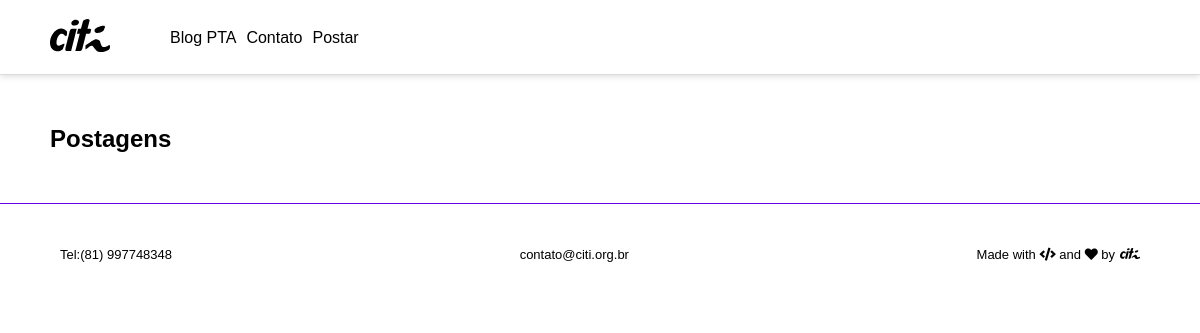
The app's page /, older data.
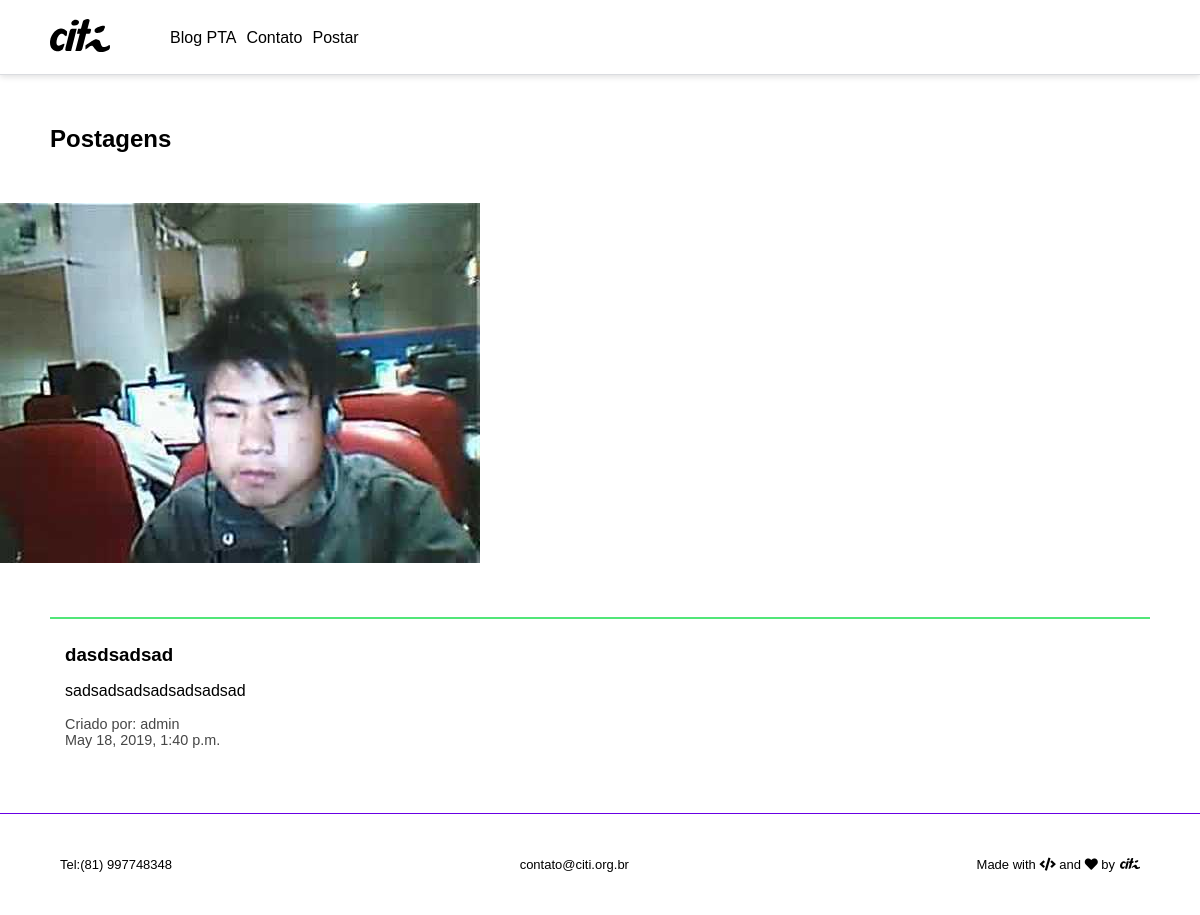
The same page, newer data.
### core/models.py (models this page shows, shortened)
class Post(models.Model):
    author = models.ForeignKey('auth.User', on_delete=models.CASCADE)
    title = models.CharField(max_length=200)
    text = models.TextField()
    image = models.ImageField('Imagem', upload_to='institute/', null=True)
    created_date = models.DateTimeField(
        default=timezone.now)
    published_date = models.DateTimeField(
        blank=True, null=True)

### core/views.py (the view)
# urls.py: path('', core.views.index, name='index'),
def index(request):
    return render(request, 'core/index.html', {'posts':Post.objects.all()})

### templates/core/index.html
{% extends 'base.html' %}
{% load static %}
{% block body %}
    <main>
        <h2>Postagens</h2>
        {% for post in posts %}
        {% if post.image %}
            <img src="{{ post.image.url }}">
            {% endif %}
            <article class="post">
                <h3>
                    {{ post.title }}
                </h3>
                <p class="post-text">
                    {{ post.text }}
                </p>
                <div class="post-info">
                    <span>Criado por: {{ post.author }}</span>
                    <span>{{ post.created_date }}</span>
                </div>
            </article>
        {% endfor %}
    </main>
{% endblock %}

Row changes from the older to the newer data that the page shows:
added Post: image (placeholder picture), title "dasdsadsad", text "sadsadsadsadsadsadsad", author "admin", created_date "May 18, 2019, 1:40 p.m."
